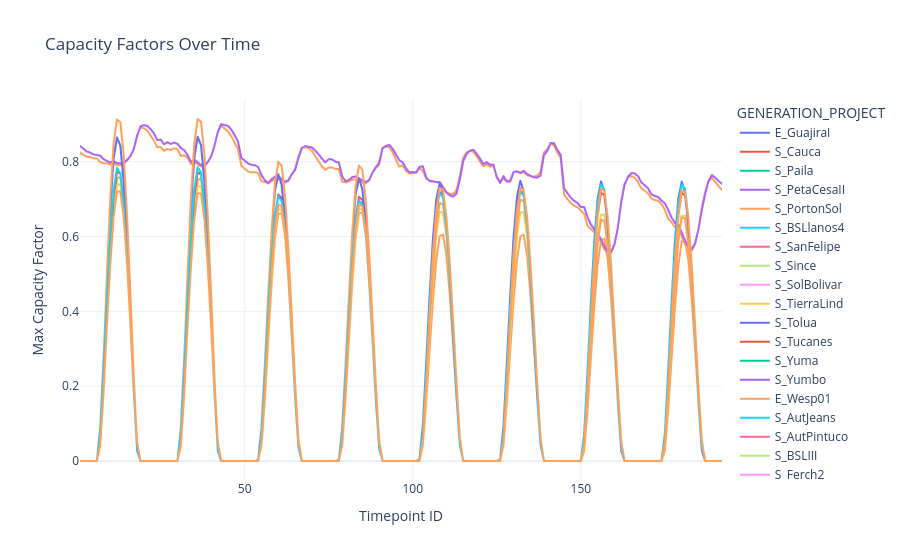

Notebook code for this chart:
### Code cell
fig = px.line(
    variable_capacity[variable_capacity['timepoint_id'] <= 192],
    x="timepoint_id", y="gen_max_capacity_factor",
    title="Capacity Factors Over Time",
    labels={"timepoint_id": "Timepoint ID", "gen_max_capacity_factor": "Max Capacity Factor"},
    color="GENERATION_PROJECT"
)
fig.update_layout(
    template="plotly_white"
)
fig.show()

### Figure 1 — Plotly figure (JSON) as saved in the notebook; plotly's stock layout.template omitted (floating-point values rounded to 4 significant figures; data arrays with more than 128 entries replaced by an {"elided": "..."} marker saying what was removed)
{"data": [{"hovertemplate": "GENERATION_PROJECT=E_GuajiraI<br>Timepoint ID=%{x}<br>Max Capacity Factor=%{y}<extra></extra>", "legendgroup": "E_GuajiraI", "line": {"color": "#636efa", "dash": "solid"}, "marker": {"symbol": "circle"}, "mode": "lines", "name": "E_GuajiraI", "showlegend": true, "type": "scattergl", "x": {"elided": "192 int values"}, "xaxis": "x", "y": {"elided": "192 float values"}, "yaxis": "y"}, {"hovertemplate": "GENERATION_PROJECT=S_Cauca<br>Timepoint ID=%{x}<br>Max Capacity Factor=%{y}<extra></extra>", "legendgroup": "S_Cauca", "line": {"color": "#EF553B", "dash": "solid"}, "marker": {"symbol": "circle"}, "mode": "lines", "name": "S_Cauca", "showlegend": true, "type": "scattergl", "x": {"elided": "192 int values"}, "xaxis": "x", "y": {"elided": "192 float values"}, "yaxis": "y"}, {"hovertemplate": "GENERATION_PROJECT=S_Paila<br>Timepoint ID=%{x}<br>Max Capacity Factor=%{y}<extra></extra>", "legendgroup": "S_Paila", "line": {"color": "#00cc96", "dash": "solid"}, "marker": {"symbol": "circle"}, "mode": "lines", "name": "S_Paila", "showlegend": true, "type": "scattergl", "x": {"elided": "192 int values"}, "xaxis": "x", "y": {"elided": "192 float values"}, "yaxis": "y"}, {"hovertemplate": "GENERATION_PROJECT=S_PetaCesaII<br>Timepoint ID=%{x}<br>Max Capacity Factor=%{y}<extra></extra>", "legendgroup": "S_PetaCesaII", "line": {"color": "#ab63fa", "dash": "solid"}, "marker": {"symbol": "circle"}, "mode": "lines", "name": "S_PetaCesaII", "showlegend": true, "type": "scattergl", "x": {"elided": "192 int values"}, "xaxis": "x", "y": {"elided": "192 float values"}, "yaxis": "y"}, {"hovertemplate": "GENERATION_PROJECT=S_PortonSol<br>Timepoint ID=%{x}<br>Max Capacity Factor=%{y}<extra></extra>", "legendgroup": "S_PortonSol", "line": {"color": "#FFA15A", "dash": "solid"}, "marker": {"symbol": "circle"}, "mode": "lines", "name": "S_PortonSol", "showlegend": true, "type": "scattergl", "x": {"elided": "192 int values"}, "xaxis": "x", "y": {"elided": "192 float values"}, "yaxis": "y"}, {"hovertemplate": "GENERATION_PROJECT=S_BSLlanos4<br>Timepoint ID=%{x}<br>Max Capacity Factor=%{y}<extra></extra>", "legendgroup": "S_BSLlanos4", "line": {"color": "#19d3f3", "dash": "solid"}, "marker": {"symbol": "circle"}, "mode": "lines", "name": "S_BSLlanos4", "showlegend": true, "type": "scattergl", "x": {"elided": "192 int values"}, "xaxis": "x", "y": {"elided": "192 float values"}, "yaxis": "y"}, {"hovertemplate": "GENERATION_PROJECT=S_SanFelipe<br>Timepoint ID=%{x}<br>Max Capacity Factor=%{y}<extra></extra>", "legendgroup": "S_SanFelipe", "line": {"color": "#FF6692", "dash": "solid"}, "marker": {"symbol": "circle"}, "mode": "lines", "name": "S_SanFelipe", "showlegend": true, "type": "scattergl", "x": {"elided": "192 int values"}, "xaxis": "x", "y": {"elided": "192 float values"}, "yaxis": "y"}, {"hovertemplate": "GENERATION_PROJECT=S_Since<br>Timepoint ID=%{x}<br>Max Capacity Factor=%{y}<extra></extra>", "legendgroup": "S_Since", "line": {"color": "#B6E880", "dash": "solid"}, "marker": {"symbol": "circle"}, "mode": "lines", "name": "S_Since", "showlegend": true, "type": "scattergl", "x": {"elided": "192 int values"}, "xaxis": "x", "y": {"elided": "192 float values"}, "yaxis": "y"}, {"hovertemplate": "GENERATION_PROJECT=S_SolBolivar<br>Timepoint ID=%{x}<br>Max Capacity Factor=%{y}<extra></extra>", "legendgroup": "S_SolBolivar", "line": {"color": "#FF97FF", "dash": "solid"}, "marker": {"symbol": "circle"}, "mode": "lines", "name": "S_SolBolivar", "showlegend": true, "type": "scattergl", "x": {"elided": "192 int values"}, "xaxis": "x", "y": {"elided": "192 float values"}, "yaxis": "y"}, {"hovertemplate": "GENERATION_PROJECT=S_TierraLind<br>Timepoint ID=%{x}<br>Max Capacity Factor=%{y}<extra></extra>", "legendgroup": "S_TierraLind", "line": {"color": "#FECB52", "dash": "solid"}, "marker": {"symbol": "circle"}, "mode": "lines", "name": "S_TierraLind", "showlegend": true, "type": "scattergl", "x": {"elided": "192 int values"}, "xaxis": "x", "y": {"elided": "192 float values"}, "yaxis": "y"}, {"hovertemplate": "GENERATION_PROJECT=S_Tolua<br>Timepoint ID=%{x}<br>Max Capacity Factor=%{y}<extra></extra>", "legendgroup": "S_Tolua", "line": {"color": "#636efa", "dash": "solid"}, "marker": {"symbol": "circle"}, "mode": "lines", "name": "S_Tolua", "showlegend": true, "type": "scattergl", "x": {"elided": "192 int values"}, "xaxis": "x", "y": {"elided": "192 float values"}, "yaxis": "y"}, {"hovertemplate": "GENERATION_PROJECT=S_Tucanes<br>Timepoint ID=%{x}<br>Max Capacity Factor=%{y}<extra></extra>", "legendgroup": "S_Tucanes", "line": {"color": "#EF553B", "dash": "solid"}, "marker": {"symbol": "circle"}, "mode": "lines", "name": "S_Tucanes", "showlegend": true, "type": "scattergl", "x": {"elided": "192 int values"}, "xaxis": "x", "y": {"elided": "192 float values"}, "yaxis": "y"}, {"hovertemplate": "GENERATION_PROJECT=S_Yuma<br>Timepoint ID=%{x}<br>Max Capacity Factor=%{y}<extra></extra>", "legendgroup": "S_Yuma", "line": {"color": "#00cc96", "dash": "solid"}, "marker": {"symbol": "circle"}, "mode": "lines", "name": "S_Yuma", "showlegend": true, "type": "scattergl", "x": {"elided": "192 int values"}, "xaxis": "x", "y": {"elided": "192 float values"}, "yaxis": "y"}, {"hovertemplate": "GENERATION_PROJECT=S_Yumbo<br>Timepoint ID=%{x}<br>Max Capacity Factor=%{y}<extra></extra>", "legendgroup": "S_Yumbo", "line": {"color": "#ab63fa", "dash": "solid"}, "marker": {"symbol": "circle"}, "mode": "lines", "name": "S_Yumbo", "showlegend": true, "type": "scattergl", "x": {"elided": "192 int values"}, "xaxis": "x", "y": {"elided": "192 float values"}, "yaxis": "y"}, {"hovertemplate": "GENERATION_PROJECT=E_Wesp01<br>Timepoint ID=%{x}<br>Max Capacity Factor=%{y}<extra></extra>", "legendgroup": "E_Wesp01", "line": {"color": "#FFA15A", "dash": "solid"}, "marker": {"symbol": "circle"}, "mode": "lines", "name": "E_Wesp01", "showlegend": true, "type": "scattergl", "x": {"elided": "192 int values"}, "xaxis": "x", "y": {"elided": "192 float values"}, "yaxis": "y"}, {"hovertemplate": "GENERATION_PROJECT=S_AutJeans<br>Timepoint ID=%{x}<br>Max Capacity Factor=%{y}<extra></extra>", "legendgroup": "S_AutJeans", "line": {"color": "#19d3f3", "dash": "solid"}, "marker": {"symbol": "circle"}, "mode": "lines", "name": "S_AutJeans", "showlegend": true, "type": "scattergl", "x": {"elided": "192 int values"}, "xaxis": "x", "y": {"elided": "192 float values"}, "yaxis": "y"}, {"hovertemplate": "GENERATION_PROJECT=S_AutPintuco<br>Timepoint ID=%{x}<br>Max Capacity Factor=%{y}<extra></extra>", "legendgroup": "S_AutPintuco", "line": {"color": "#FF6692", "dash": "solid"}, "marker": {"symbol": "circle"}, "mode": "lines", "name": "S_AutPintuco", "showlegend": true, "type": "scattergl", "x": {"elided": "192 int values"}, "xaxis": "x", "y": {"elided": "192 float values"}, "yaxis": "y"}, {"hovertemplate": "GENERATION_PROJECT=S_BSLIII<br>Timepoint ID=%{x}<br>Max Capacity Factor=%{y}<extra></extra>", "legendgroup": "S_BSLIII", "line": {"color": "#B6E880", "dash": "solid"}, "marker": {"symbol": "circle"}, "mode": "lines", "name": "S_BSLIII", "showlegend": true, "type": "scattergl", "x": {"elided": "192 int values"}, "xaxis": "x", "y": {"elided": "192 float values"}, "yaxis": "y"}, {"hovertemplate": "GENERATION_PROJECT=S_Ferch2<br>Timepoint ID=%{x}<br>Max Capacity Factor=%{y}<extra></extra>", "legendgroup": "S_Ferch2", "line": {"color": "#FF97FF", "dash": "solid"}, "marker": {"symbol": "circle"}, "mode": "lines", "name": "S_Ferch2", "showlegend": true, "type": "scattergl", "x": {"elided": "192 int values"}, "xaxis": "x", "y": {"elided": "192 float values"}, "yaxis": "y"}, {"hovertemplate": "GENERATION_PROJECT=S_Termotasajero<br>Timepoint ID=%{x}<br>Max Capacity Factor=%{y}<extra></extra>", "legendgroup": "S_Termotasajero", "line": {"color": "#FECB52", "dash": "solid"}, "marker": {"symbol": "circle"}, "mode": "lines", "name": "S_Termotasajero", "showlegend": true, "type": "scattergl", "x": {"elided": "192 int values"}, "xaxis": "x", "y": {"elided": "192 float values"}, "yaxis": "y"}, {"hovertemplate": "GENERATION_PROJECT=S_HeliosI<br>Timepoint ID=%{x}<br>Max Capacity Factor=%{y}<extra></extra>", "legendgroup": "S_HeliosI", "line": {"color": "#636efa", "dash": "solid"}, "marker": {"symbol": "circle"}, "mode": "lines", "name": "S_HeliosI", "showlegend": true, "type": "scattergl", "x": {"elided": "192 int values"}, "xaxis": "x", "y": {"elided": "192 float values"}, "yaxis": "y"}, {"hovertemplate": "GENERATION_PROJECT=S_Uruaco<br>Timepoint ID=%{x}<br>Max Capacity Factor=%{y}<extra></extra>", "legendgroup": "S_Uruaco", "line": {"color": "#EF553B", "dash": "solid"}, "marker": {"symbol": "circle"}, "mode": "lines", "name": "S_Uruaco", "showlegend": true, "type": "scattergl", "x": {"elided": "192 int values"}, "xaxis": "x", "y": {"elided": "192 float values"}, "yaxis": "y"}, {"hovertemplate": "GENERATION_PROJECT=S_AutEncanto<br>Timepoint ID=%{x}<br>Max Capacity Factor=%{y}<extra></extra>", "legendgroup": "S_AutEncanto", "line": {"color": "#00cc96", "dash": "solid"}, "marker": {"symbol": "circle"}, "mode": "lines", "name": "S_AutEncanto", "showlegend": true, "type": "scattergl", "x": {"elided": "192 int values"}, "xaxis": "x", "y": {"elided": "192 float values"}, "yaxis": "y"}, {"hovertemplate": "GENERATION_PROJECT=E_Jepirachi<br>Timepoint ID=%{x}<br>Max Capacity Factor=%{y}<extra></extra>", "legendgroup": "E_Jepirachi", "line": {"color": "#ab63fa", "dash": "solid"}, "marker": {"symbol": "circle"}, "mode": "lines", "name": "E_Jepirachi", "showlegend": true, "type": "scattergl", "x": {"elided": "192 int values"}, "xaxis": "x", "y": {"elided": "192 float values"}, "yaxis": "y"}, {"hovertemplate": "GENERATION_PROJECT=S_Salado<br>Timepoint ID=%{x}<br>Max Capacity Factor=%{y}<extra></extra>", "legendgroup": "S_Salado", "line": {"color": "#FFA15A", "dash": "solid"}, "marker": {"symbol": "circle"}, "mode": "lines", "name": "S_Salado", "showlegend": true, "type": "scattergl", "x": {"elided": "192 int values"}, "xaxis": "x", "y": {"elided": "192 float values"}, "yaxis": "y"}, {"hovertemplate": "GENERATION_PROJECT=S_BayuncaI<br>Timepoint ID=%{x}<br>Max Capacity Factor=%{y}<extra></extra>", "legendgroup": "S_BayuncaI", "line": {"color": "#19d3f3", "dash": "solid"}, "marker": {"symbol": "circle"}, "mode": "lines", "name": "S_BayuncaI", "showlegend": true, "type": "scattergl", "x": {"elided": "192 int values"}, "xaxis": "x", "y": {"elided": "192 float values"}, "yaxis": "y"}, {"hovertemplate": "GENERATION_PROJECT=S_Cienaguero<br>Timepoint ID=%{x}<br>Max Capacity Factor=%{y}<extra></extra>", "legendgroup": "S_Cienaguero", "line": {"color": "#FF6692", "dash": "solid"}, "marker": {"symbol": "circle"}, "mode": "lines", "name": "S_Cienaguero", "showlegend": true, "type": "scattergl", "x": {"elided": "192 int values"}, "xaxis": "x", "y": {"elided": "192 float values"}, "yaxis": "y"}, {"hovertemplate": "GENERATION_PROJECT=S_Montelibano<br>Timepoint ID=%{x}<br>Max Capacity Factor=%{y}<extra></extra>", "legendgroup": "S_Montelibano", "line": {"color": "#B6E880", "dash": "solid"}, "marker": {"symbol": "circle"}, "mode": "lines", "name": "S_Montelibano", "showlegend": true, "type": "scattergl", "x": {"elided": "192 int values"}, "xaxis": "x", "y": {"elided": "192 float values"}, "yaxis": "y"}, {"hovertemplate": "GENERATION_PROJECT=S_SalvadorII<br>Timepoint ID=%{x}<br>Max Capacity Factor=%{y}<extra></extra>", "legendgroup": "S_SalvadorII", "line": {"color": "#FF97FF", "dash": "solid"}, "marker": {"symbol": "circle"}, "mode": "lines", "name": "S_SalvadorII", "showlegend": true, "type": "scattergl", "x": {"elided": "192 int values"}, "xaxis": "x", "y": {"elided": "192 float values"}, "yaxis": "y"}, {"hovertemplate": "GENERATION_PROJECT=S_SalvadorI<br>Timepoint ID=%{x}<br>Max Capacity Factor=%{y}<extra></extra>", "legendgroup": "S_SalvadorI", "line": {"color": "#FECB52", "dash": "solid"}, "marker": {"symbol": "circle"}, "mode": "lines", "name": "S_SalvadorI", "showlegend": true, "type": "scattergl", "x": {"elided": "192 int values"}, "xaxis": "x", "y": {"elided": "192 float values"}, "yaxis": "y"}, {"hovertemplate": "GENERATION_PROJECT=S_BSLI<br>Timepoint ID=%{x}<br>Max Capacity Factor=%{y}<extra></extra>", "legendgroup": "S_BSLI", "line": {"color": "#636efa", "dash": "solid"}, "marker": {"symbol": "circle"}, "mode": "lines", "name": "S_BSLI", "showlegend": true, "type": "scattergl", "x": {"elided": "192 int values"}, "xaxis": "x", "y": {"elided": "192 float values"}, "yaxis": "y"}, {"hovertemplate": "GENERATION_PROJECT=S_BSLII<br>Timepoint ID=%{x}<br>Max Capacity Factor=%{y}<extra></extra>", "legendgroup": "S_BSLII", "line": {"color": "#EF553B", "dash": "solid"}, "marker": {"symbol": "circle"}, "mode": "lines", "name": "S_BSLII", "showlegend": true, "type": "scattergl", "x": {"elided": "192 int values"}, "xaxis": "x", "y": {"elided": "192 float values"}, "yaxis": "y"}, {"hovertemplate": "GENERATION_PROJECT=S_Aurora<br>Timepoint ID=%{x}<br>Max Capacity Factor=%{y}<extra></extra>", "legendgroup": "S_Aurora", "line": {"color": "#00cc96", "dash": "solid"}, "marker": {"symbol": "circle"}, "mode": "lines", "name": "S_Aurora", "showlegend": true, "type": "scattergl", "x": {"elided": "192 int values"}, "xaxis": "x", "y": {"elided": "192 float values"}, "yaxis": "y"}, {"hovertemplate": "GENERATION_PROJECT=S_Palmira3<br>Timepoint ID=%{x}<br>Max Capacity Factor=%{y}<extra></extra>", "legendgroup": "S_Palmira3", "line": {"color": "#ab63fa", "dash": "solid"}, "marker": {"symbol": "circle"}, "mode": "lines", "name": "S_Palmira3", "showlegend": true, "type": "scattergl", "x": {"elided": "192 int values"}, "xaxis": "x", "y": {"elided": "192 float values"}, "yaxis": "y"}, {"hovertemplate": "GENERATION_PROJECT=S_Sierpe<br>Timepoint ID=%{x}<br>Max Capacity Factor=%{y}<extra></extra>", "legendgroup": "S_Sierpe", "line": {"color": "#FFA15A", "dash": "solid"}, "marker": {"symbol": "circle"}, "mode": "lines", "name": "S_Sierpe", "showlegend": true, "type": "scattergl", "x": {"elided": "192 int values"}, "xaxis": "x", "y": {"elided": "192 float values"}, "yaxis": "y"}, {"hovertemplate": "GENERATION_PROJECT=S_Victoria_II<br>Timepoint ID=%{x}<br>Max Capacity Factor=%{y}<extra></extra>", "legendgroup": "S_Victoria_II", "line": {"color": "#19d3f3", "dash": "solid"}, "marker": {"symbol": "circle"}, "mode": "lines", "name": "S_Victoria_II", "showlegend": true, "type": "scattergl", "x": {"elided": "192 int values"}, "xaxis": "x", "y": {"elided": "192 float values"}, "yaxis": "y"}, {"hovertemplate": "GENERATION_PROJECT=S_Flandes<br>Timepoint ID=%{x}<br>Max Capacity Factor=%{y}<extra></extra>", "legendgroup": "S_Flandes", "line": {"color": "#FF6692", "dash": "solid"}, "marker": {"symbol": "circle"}, "mode": "lines", "name": "S_Flandes", "showlegend": true, "type": "scattergl", "x": {"elided": "192 int values"}, "xaxis": "x", "y": {"elided": "192 float values"}, "yaxis": "y"}, {"hovertemplate": "GENERATION_PROJECT=S_Victoria_I<br>Timepoint ID=%{x}<br>Max Capacity Factor=%{y}<extra></extra>", "legendgroup": "S_Victoria_I", "line": {"color": "#B6E880", "dash": "solid"}, "marker": {"symbol": "circle"}, "mode": "lines", "name": "S_Victoria_I", "showlegend": true, "type": "scattergl", "x": {"elided": "192 int values"}, "xaxis": "x", "y": {"elided": "192 float values"}, "yaxis": "y"}, {"hovertemplate": "GENERATION_PROJECT=S_Fundacion<br>Timepoint ID=%{x}<br>Max Capacity Factor=%{y}<extra></extra>", "legendgroup": "S_Fundacion", "line": {"color": "#FF97FF", "dash": "solid"}, "marker": {"symbol": "circle"}, "mode": "lines", "name": "S_Fundacion", "showlegend": true, "type": "scattergl", "x": {"elided": "192 int values"}, "xaxis": "x", "y": {"elided": "192 float values"}, "yaxis": "y"}, {"hovertemplate": "GENERATION_PROJECT=S_Dulima<br>Timepoint ID=%{x}<br>Max Capacity Factor=%{y}<extra></extra>", "legendgroup": "S_Dulima", "line": {"color": "#FECB52", "dash": "solid"}, "marker": {"symbol": "circle"}, "mode": "lines", "name": "S_Dulima", "showlegend": true, "type": "scattergl", "x": {"elided": "192 int values"}, "xaxis": "x", "y": {"elided": "192 float values"}, "yaxis": "y"}, {"hovertemplate": "GENERATION_PROJECT=S_Girasoles<br>Timepoint ID=%{x}<br>Max Capacity Factor=%{y}<extra></extra>", "legendgroup": "S_Girasoles", "line": {"color": "#636efa", "dash": "solid"}, "marker": {"symbol": "circle"}, "mode": "lines", "name": "S_Girasoles", "showlegend": true, "type": "scattergl", "x": {"elided": "192 int values"}, "xaxis": "x", "y": {"elided": "192 float values"}, "yaxis": "y"}, {"hovertemplate": "GENERATION_PROJECT=S_Cerrito<br>Timepoint ID=%{x}<br>Max Capacity Factor=%{y}<extra></extra>", "legendgroup": "S_Cerrito", "line": {"color": "#EF553B", "dash": "solid"}, "marker": {"symbol": "circle"}, "mode": "lines", "name": "S_Cerrito", "showlegend": true, "type": "scattergl", "x": {"elided": "192 int values"}, "xaxis": "x", "y": {"elided": "192 float values"}, "yaxis": "y"}, {"hovertemplate": "GENERATION_PROJECT=S_Carmelo<br>Timepoint ID=%{x}<br>Max Capacity Factor=%{y}<extra></extra>", "legendgroup": "S_Carmelo", "line": {"color": "#00cc96", "dash": "solid"}, "marker": {"symbol": "circle"}, "mode": "lines", "name": "S_Carmelo", "showlegend": true, "type": "scattergl", "x": {"elided": "192 int values"}, "xaxis": "x", "y": {"elided": "192 float values"}, "yaxis": "y"}, {"hovertemplate": "GENERATION_PROJECT=S_Harinas<br>Timepoint ID=%{x}<br>Max Capacity Factor=%{y}<extra></extra>", "legendgroup": "S_Harinas", "line": {"color": "#ab63fa", "dash": "solid"}, "marker": {"symbol": "circle"}, "mode": "lines", "name": "S_Harinas", "showlegend": true, "type": "scattergl", "x": {"elided": "192 int values"}, "xaxis": "x", "y": {"elided": "192 float values"}, "yaxis": "y"}, {"hovertemplate": "GENERATION_PROJECT=S_El_Paso<br>Timepoint ID=%{x}<br>Max Capacity Factor=%{y}<extra></extra>", "legendgroup": "S_El_Paso", "line": {"color": "#FFA15A", "dash": "solid"}, "marker": {"symbol": "circle"}, "mode": "lines", "name": "S_El_Paso", "showlegend": true, "type": "scattergl", "x": {"elided": "192 int values"}, "xaxis": "x", "y": {"elided": "192 float values"}, "yaxis": "y"}, {"hovertemplate": "GENERATION_PROJECT=S_BSLlanos5<br>Timepoint ID=%{x}<br>Max Capacity Factor=%{y}<extra></extra>", "legendgroup": "S_BSLlanos5", "line": {"color": "#19d3f3", "dash": "solid"}, "marker": {"symbol": "circle"}, "mode": "lines", "name": "S_BSLlanos5", "showlegend": true, "type": "scattergl", "x": {"elided": "192 int values"}, "xaxis": "x", "y": {"elided": "192 float values"}, "yaxis": "y"}, {"hovertemplate": "GENERATION_PROJECT=S_Cabelleros<br>Timepoint ID=%{x}<br>Max Capacity Factor=%{y}<extra></extra>", "legendgroup": "S_Cabelleros", "line": {"color": "#FF6692", "dash": "solid"}, "marker": {"symbol": "circle"}, "mode": "lines", "name": "S_Cabelleros", "showlegend": true, "type": "scattergl", "x": {"elided": "192 int values"}, "xaxis": "x", "y": {"elided": "192 float values"}, "yaxis": "y"}, {"hovertemplate": "GENERATION_PROJECT=S_Lanceros<br>Timepoint ID=%{x}<br>Max Capacity Factor=%{y}<extra></extra>", "legendgroup": "S_Lanceros", "line": {"color": "#B6E880", "dash": "solid"}, "marker": {"symbol": "circle"}, "mode": "lines", "name": "S_Lanceros", "showlegend": true, "type": "scattergl", "x": {"elided": "192 int values"}, "xaxis": "x", "y": {"elided": "192 float values"}, "yaxis": "y"}, {"hovertemplate": "GENERATION_PROJECT=S_Espinal<br>Timepoint ID=%{x}<br>Max Capacity Factor=%{y}<extra></extra>", "legendgroup": "S_Espinal", "line": {"color": "#FF97FF", "dash": "solid"}, "marker": {"symbol": "circle"}, "mode": "lines", "name": "S_Espinal", "showlegend": true, "type": "scattergl", "x": {"elided": "192 int values"}, "xaxis": "x", "y": {"elided": "192 float values"}, "yaxis": "y"}, {"hovertemplate": "GENERATION_PROJECT=S_Belmonte<br>Timepoint ID=%{x}<br>Max Capacity Factor=%{y}<extra></extra>", "legendgroup": "S_Belmonte", "line": {"color": "#FECB52", "dash": "solid"}, "marker": {"symbol": "circle"}, "mode": "lines", "name": "S_Belmonte", "showlegend": true, "type": "scattergl", "x": {"elided": "192 int values"}, "xaxis": "x", "y": {"elided": "192 float values"}, "yaxis": "y"}, {"hovertemplate": "GENERATION_PROJECT=S_Palmira3_Franca<br>Timepoint ID=%{x}<br>Max Capacity Factor=%{y}<extra></extra>", "legendgroup": "S_Palmira3_Franca", "line": {"color": "#636efa", "dash": "solid"}, "marker": {"symbol": "circle"}, "mode": "lines", "name": "S_Palmira3_Franca", "showlegend": true, "type": "scattergl", "x": {"elided": "192 int values"}, "xaxis": "x", "y": {"elided": "192 float values"}, "yaxis": "y"}, {"hovertemplate": "GENERATION_PROJECT=S_Medin<br>Timepoint ID=%{x}<br>Max Capacity Factor=%{y}<extra></extra>", "legendgroup": "S_Medin", "line": {"color": "#EF553B", "dash": "solid"}, "marker": {"symbol": "circle"}, "mode": "lines", "name": "S_Medin", "showlegend": true, "type": "scattergl", "x": {"elided": "192 int values"}, "xaxis": "x", "y": {"elided": "192 float values"}, "yaxis": "y"}, {"hovertemplate": "GENERATION_PROJECT=S_AutSolla<br>Timepoint ID=%{x}<br>Max Capacity Factor=%{y}<extra></extra>", "legendgroup": "S_AutSolla", "line": {"color": "#00cc96", "dash": "solid"}, "marker": {"symbol": "circle"}, "mode": "lines", "name": "S_AutSolla", "showlegend": true, "type": "scattergl", "x": {"elided": "192 int values"}, "xaxis": "x", "y": {"elided": "192 float values"}, "yaxis": "y"}, {"hovertemplate": "GENERATION_PROJECT=S_AutLevapan<br>Timepoint ID=%{x}<br>Max Capacity Factor=%{y}<extra></extra>", "legendgroup": "S_AutLevapan", "line": {"color": "#ab63fa", "dash": "solid"}, "marker": {"symbol": "circle"}, "mode": "lines", "name": "S_AutLevapan", "showlegend": true, "type": "scattergl", "x": {"elided": "192 int values"}, "xaxis": "x", "y": {"elided": "192 float values"}, "yaxis": "y"}, {"hovertemplate": "GENERATION_PROJECT=S_AutGragas<br>Timepoint ID=%{x}<br>Max Capacity Factor=%{y}<extra></extra>", "legendgroup": "S_AutGragas", "line": {"color": "#FFA15A", "dash": "solid"}, "marker": {"symbol": "circle"}, "mode": "lines", "name": "S_AutGragas", "showlegend": true, "type": "scattergl", "x": {"elided": "192 int values"}, "xaxis": "x", "y": {"elided": "192 float values"}, "yaxis": "y"}], "layout": {"legend": {"title": {"text": "GENERATION_PROJECT"}, "tracegroupgap": 0}, "title": {"text": "Capacity Factors Over Time"}, "xaxis": {"anchor": "y", "domain": [0, 1], "title": {"text": "Timepoint ID"}}, "yaxis": {"anchor": "x", "domain": [0, 1], "title": {"text": "Max Capacity Factor"}}}}
